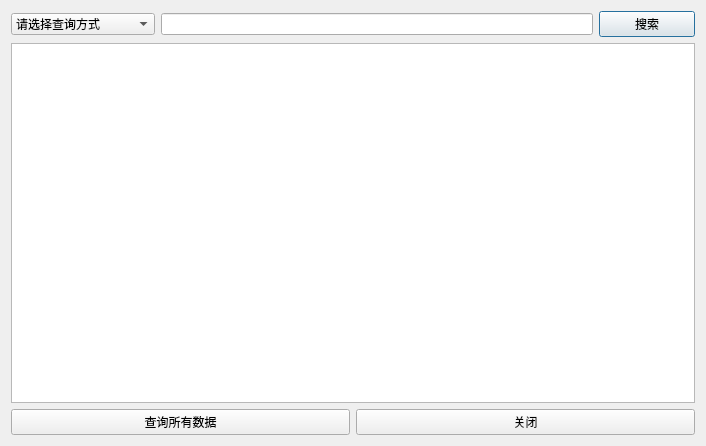
<?xml version="1.0" encoding="UTF-8"?>
<ui version="4.0">
 <class>conn_mysql_dialog</class>
 <widget class="QDialog" name="conn_mysql_dialog">
  <property name="geometry">
   <rect>
    <x>0</x>
    <y>0</y>
    <width>706</width>
    <height>446</height>
   </rect>
  </property>
  <property name="windowTitle">
   <string>查询采集数据</string>
  </property>
  <layout class="QGridLayout" name="gridLayout">
   <item row="0" column="0" colspan="2">
    <layout class="QHBoxLayout" name="horizontalLayout" stretch="3,9,2">
     <item>
      <widget class="QComboBox" name="comboBox">
       <item>
        <property name="text">
         <string>请选择查询方式</string>
        </property>
       </item>
       <item>
        <property name="text">
         <string>按id查询</string>
        </property>
       </item>
       <item>
        <property name="text">
         <string>按名称查询</string>
        </property>
       </item>
      </widget>
     </item>
     <item>
      <widget class="QLineEdit" name="lineEdit_find"/>
     </item>
     <item>
      <widget class="QPushButton" name="pushButton_find">
       <property name="text">
        <string>搜索</string>
       </property>
      </widget>
     </item>
    </layout>
   </item>
   <item row="1" column="0" colspan="2">
    <widget class="QTableView" name="tableView"/>
   </item>
   <item row="2" column="0">
    <widget class="QPushButton" name="pushButton">
     <property name="text">
      <string>查询所有数据</string>
     </property>
    </widget>
   </item>
   <item row="2" column="1">
    <widget class="QPushButton" name="pushButton_2">
     <property name="text">
      <string>关闭</string>
     </property>
    </widget>
   </item>
  </layout>
 </widget>
 <resources/>
 <connections/>
</ui>
